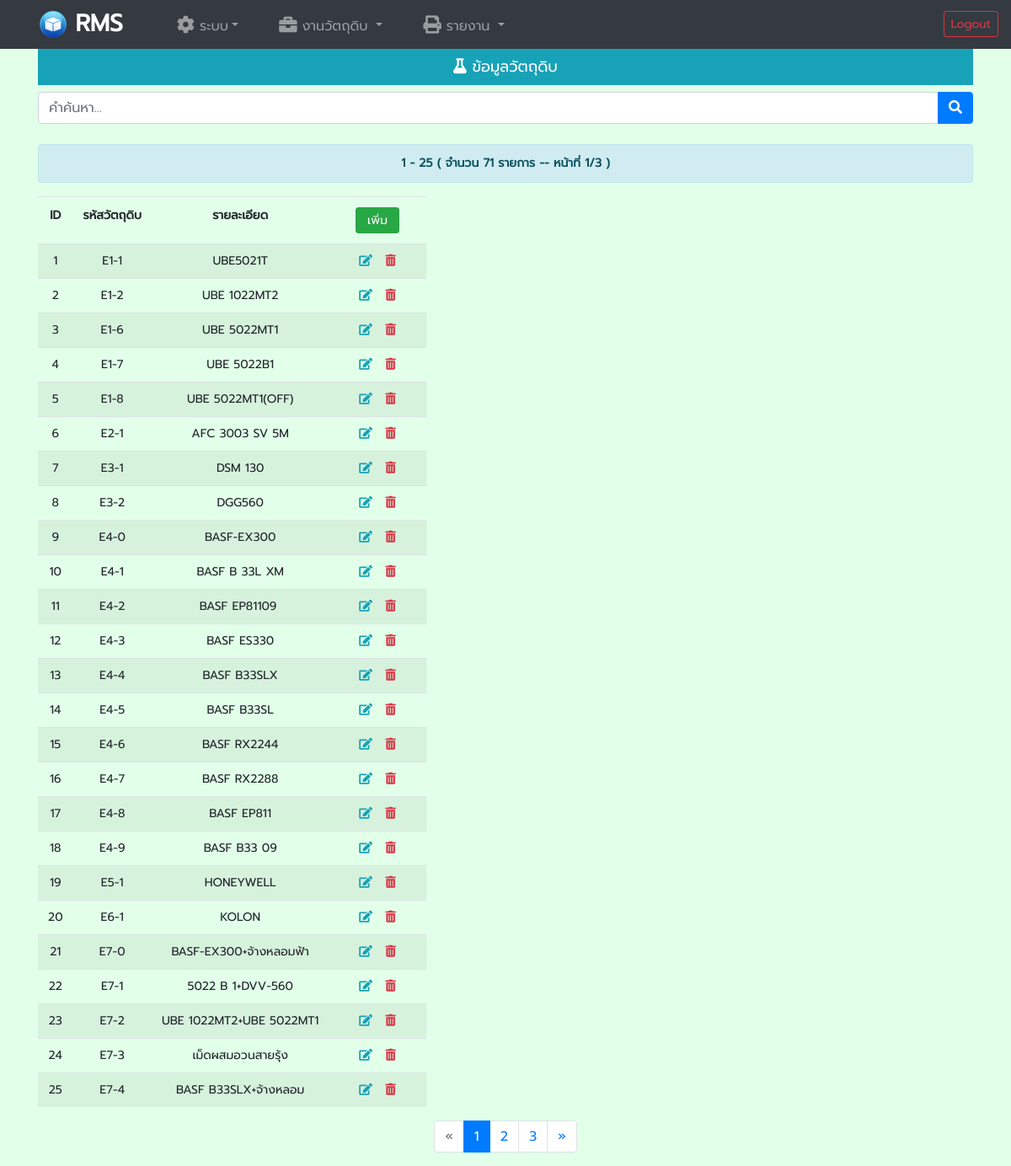
Page /data_rm.php (signed in) on the committed database.
### tables this page shows
CREATE TABLE `rm_code` (
  `rm_id` int(4) NOT NULL,
  `rm_code` varchar(20) NOT NULL,
  `rm_desc` varchar(100) NOT NULL
);

### data_rm.php (the view, shortened to what this page needs)
<!doctype html>
<html lang="en">
<head>
	<link rel="stylesheet" href="./css/bootstrap.min.css">
	<link rel="stylesheet" href="./css/all.min.css">
	<link rel="stylesheet" href="./css/menunav.css">
<?php
include 'Menu_admin.php';
include_once 'dbConn.php';
$show = (isset($_GET['show'])) ? $_GET['show'] : '';
$submit = (isset($_GET['submit'])) ? $_GET['submit'] : '';
$page = (isset($_GET['page'])) ? $_GET['page'] : '';
$search = (isset($_GET['Search'])) ? $_GET['Search'] : ((isset($_POST['Search'])) ? $_POST['Search'] : '');
?>
</head>
<body>
	<div class="container">
		<div class="row">
			<div class="col-md-12" style='margin-bottom: 8px; font-size:18px;'>
				<span class="d-block p-2 bg-info text-white" align="center"><i class="fas fa-flask" aria-hidden="true"></i> ข้อมูลวัตถุดิบ</span>
			</div>
			<?php
if($submit =="" or $show =="OK"){?>
			<div class="col-md-12">
				<form name="fmSearch" method="post" action="data_rm.php?show=OK" role='Search'>
					<div class="form-group row">
						<div class="input-group mb-2 col-md-12">
							<input name='Search' type="text" class="form-control" placeholder="คำค้นหา..." value='<?php echo($search);?>' onFocus="this.value ='';">
							<div class="input-group-append">
								<button class="btn btn-primary" type='submit'><i class="fa fa-search" aria-hidden="true"></i></button>
							</div>
						</div>
					</div>
				</form>
			</div>
			<?php
			$limit = '25';
			$rec_sql = "SELECT * FROM rm_code WHERE(CONCAT(rm_code,' ',rm_desc) like '%$search%')
			ORDER by rm_code ";
			$Qtotal = mysqli_query( $dbconn, $rec_sql )or die( mysqli_error($dbconn." Q=".$rec_sql) );
			$total_data = mysqli_num_rows( $Qtotal );
			$total_page = ceil( $total_data / $limit );
			if ( $page <= 0 or $page == '' ) {
				$page = 1;
			}
			$start = ( $page - 1 ) * $limit;
			$from = $start + 1;
			$to = $page * $limit;
			?>
			<div class="col-md-12">
				<div class='alert alert-info' role='alert' align="center">
					<?php
					echo( $from . " - " . $to );
					echo( " ( จำนวน " . number_format( $total_data ) . " รายการ " );
					echo( " -- หน้าที่ " . number_format( $page ) . "/" );
					echo( number_format( $total_page ). " )" );
					?>
				</div>
			</div>
			<div class="col-md-12">
				<table class="table table-striped table-responsive">
					<thead>
						<tr>
							<td align='center'><strong>ID</strong>
							</td>
							<td align='center'><strong>รหัสวัตถุดิบ</strong>
							</td>
							<td align='center'><strong>รายละเอียด</strong>
							</td>
							<td width="25%" align="center"><a href="data_rm.php?submit=Add&Search=<?php echo($search)?>" class='btn btn-success btn-sm' role='button'>&nbsp;เพิ่ม&nbsp;</a>
							</td>
						</tr>
					</thead>
					<tbody>
						<?php
						$rec_sql = "SELECT * FROM rm_code	WHERE(CONCAT(rm_code,' ',rm_desc) like '%$search%') ORDER by rm_code LIMIT $start,$limit";
						$query = mysqli_query( $dbconn, $rec_sql )or die( mysqli_error($dbconn." Q=".$rec_sql) );
						while ( $arr = mysqli_fetch_array( $query ) ) {
							$autoid = $arr[ 'rm_id' ];
							?>
						<tr>
							<td align='center'>
								<?php echo $arr['rm_id'] ?>
							</td>
							<td align='center'>
								<?php echo $arr['rm_code'] ?>
							</td>
							<td align='center'>
								<?php echo $arr['rm_desc'] ?>
							</td>
							<td align="center">
								<a href="data_rm.php?submit=Edit&show=&selid=<?php echo($autoid)?>&Search=<?php echo($search)?>" title='แก้ไขข้อมูล' class="text-info" ><i class="fas fa-edit" aria-hidden="true"></i></a>&nbsp;&nbsp;
							<?php if($_SESSION['s_sys']== 1){?>
								<a href="#" title='ลบข้อมูล' class="cf_delete text-danger" data-id="<?php echo($autoid)?>" data-show="<?php echo(" [ ".$arr['rm_code']." ] ".$arr['rm_desc'])?>" ><i class="fas fa-trash-alt" aria-hidden="true"></i></a>
							<?php }else{ ?>
								<a title='ไม่อนุญาต !' style="color:#b6b6b6;" ><i class="fas fa-trash-alt"></i></a>
							<?php } ?>
							</td>
						</tr>
						<?php } ?>
					</tbody>
				</table>
				<nav aria-label="Page navigation">
					<?php $_link = "data_rm?Search=".$search."&page="; ?>
						<ul class='pagination justify-content-center'>
							<li class="page-item <?php if ($page == 1) echo ('disabled') ?>"><a class="page-link" href='<?php echo ($_link.$page - 1) ?>' aria-label='ก่อนหน้า'><span aria-hidden='true'>&laquo;</span></a>
							</li>
							<?php 	for ($i = 1; $i <= $total_page; $i++) {
							?>
								<li class="page-item <?php if ($page == $i) echo ('active'); ?>">
									<a class="page-link" href='<?php echo ($_link.$i) ?>'><?php echo $i ?></a>
								</li>
							<?php } ?>
							<li class="page-item <?php if ($page == $total_page) echo ('disabled'); ?>"><a class="page-link" href='<?php echo ($_link.$page + 1) ?>' aria-label='ถัดไป'><span aria-hidden='true'>&raquo;</span></a>
							</li>
						</ul>
					</nav>
			</div>
			<?php mysqli_close($dbconn); }?>
		</div>
	</div>
</body>
</html>

### css/menunav.css (style rules this page uses)
body { font-family: var(--prompt); background-color: var(--bg-color); margin-top: 0; }
tbody { font: normal 400 14px/16px var(--prompt); }
.alert { font: normal bold 14px/20px var(--prompt); }
thead { font: normal bold 14px/20px var(--prompt); }

### css/partials/_variables.css (style rules this page uses)
:root { --primary-color:#ff5e00; --primary-color2:#ffda62; --title-color:#505050; --text-color:#777777; --border-color:#201f1f17; --gradient-color:linear-gradient(90deg,#ff5e00 10%,#f8ae4d 100%); --shadow-color:0px 10px 30px rgba(120,85,225,0.3); --shadow-color2:3px 3px 0px rgba(0, 0, 0, 0.3), 2px 2px 0px rgba(0, 0, 0, 0.3), 1px 1px 0px rgba(0, 0, 0, 0.5); --box-shadow:0px 10px 30px rgba(70, 60, 55, 0.3); --bg-color: #E1FFE9; --roboto:'Roboto',cursive; --sarabun:'Sarabun',cursive; --sriracha:'Sriracha',cursive; --merienda:'Merienda',cursive; --prompt:'Prompt',cursive; --quark:'Quark',cursive; }

### rows in the picture
rm_code: rm_id "1", rm_code "E1-1", rm_desc "UBE5021T"
rm_code: rm_id "2", rm_code "E1-2", rm_desc "UBE 1022MT2"
rm_code: rm_id "3", rm_code "E1-6", rm_desc "UBE 5022MT1"
rm_code: rm_id "4", rm_code "E1-7", rm_desc "UBE 5022B1"
rm_code: rm_id "5", rm_code "E1-8", rm_desc "UBE 5022MT1(OFF)"
rm_code: rm_id "6", rm_code "E2-1", rm_desc "AFC 3003 SV 5M"
rm_code: rm_id "7", rm_code "E3-1", rm_desc "DSM 130"
rm_code: rm_id "8", rm_code "E3-2", rm_desc "DGG560"
rm_code: rm_id "9", rm_code "E4-0", rm_desc "BASF-EX300"
rm_code: rm_id "10", rm_code "E4-1", rm_desc "BASF B 33L XM"
rm_code: rm_id "11", rm_code "E4-2", rm_desc "BASF EP81109"
rm_code: rm_id "12", rm_code "E4-3", rm_desc "BASF ES330"
rm_code: rm_id "13", rm_code "E4-4", rm_desc "BASF B33SLX"
rm_code: rm_id "14", rm_code "E4-5", rm_desc "BASF B33SL"
rm_code: rm_id "15", rm_code "E4-6", rm_desc "BASF RX2244"
rm_code: rm_id "16", rm_code "E4-7", rm_desc "BASF RX2288"
rm_code: rm_id "17", rm_code "E4-8", rm_desc "BASF EP811"
rm_code: rm_id "18", rm_code "E4-9", rm_desc "BASF B33 09"
rm_code: rm_id "19", rm_code "E5-1", rm_desc "HONEYWELL"
rm_code: rm_id "20", rm_code "E6-1", rm_desc "KOLON"
rm_code: rm_id "21", rm_code "E7-0", rm_desc "BASF-EX300+จ้างหลอมฟ้า"
rm_code: rm_id "22", rm_code "E7-1", rm_desc "5022 B 1+DVV-560"
rm_code: rm_id "23", rm_code "E7-2", rm_desc "UBE 1022MT2+UBE 5022MT1"
rm_code: rm_id "24", rm_code "E7-3", rm_desc "เม็ดผสมอวนสายรุ้ง"
rm_code: rm_id "25", rm_code "E7-4", rm_desc "BASF B33SLX+จ้างหลอม"

### other values in the picture
$from "1"
$to "25"
$total_data "71"
$page "1"
$total_page "3"
